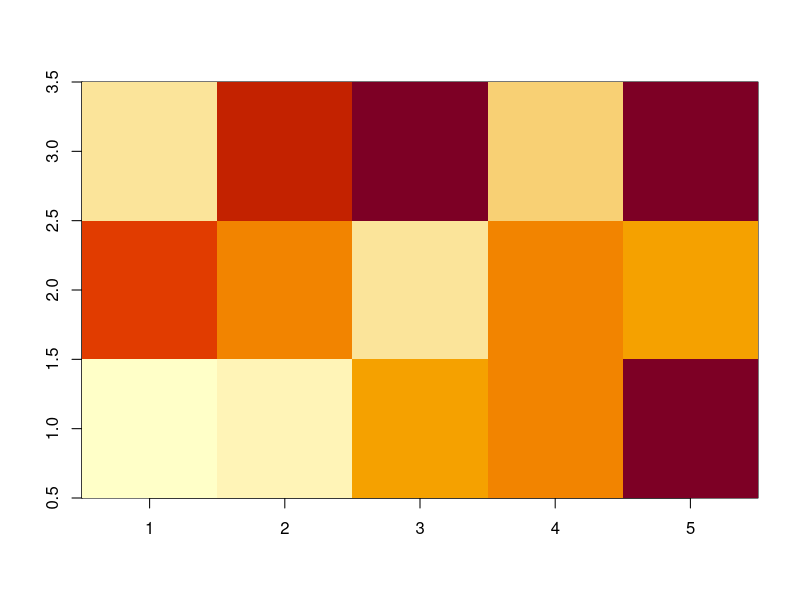

This figure's R source:
library(broom)


### Name: tidy_xyz
### Title: Tidy a(n) xyz object masquerading as list
### Aliases: tidy_xyz xyz_tidiers

### ** Examples


A <- list(x = 1:5, y = 1:3, z = matrix(runif(5 * 3), nrow = 5))
image(A)
tidy(A)
